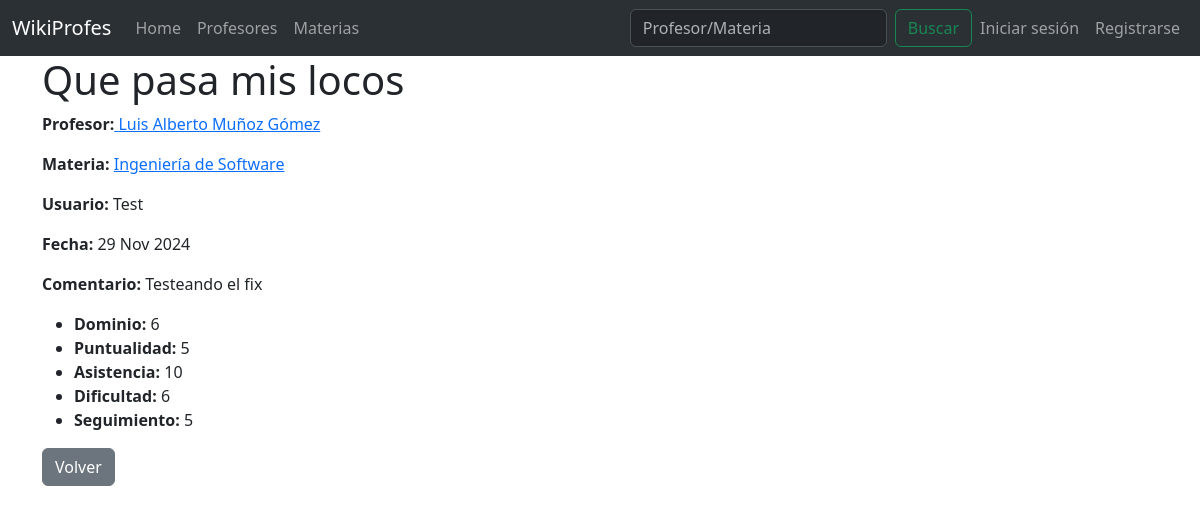
The app's page /8/ with its own data.
### publicacion/models.py (models this page shows, shortened)
class Publicacion(models.Model):
    profesor = models.ForeignKey(Profesor, on_delete=models.CASCADE)
    materia = models.ForeignKey(Materia, on_delete=models.CASCADE)
    usuario = models.ForeignKey(User, on_delete=models.CASCADE)
    titulo = models.CharField(max_length=80)
    fecha = models.DateField(auto_now_add=True)
    comentario = models.TextField(max_length=2000)
    dominio = models.IntegerField()
    puntualidad = models.IntegerField()
    asistencia = models.IntegerField()
    dificultad = models.IntegerField()
    seguimiento = models.IntegerField()

### profesor/models.py (models this page shows, shortened)
class Profesor(models.Model):
    nombre = models.CharField(max_length=80)
    usuarios = models.ManyToManyField(User, through='publicacion.Publicacion')

### materia/models.py (models this page shows, shortened)
class Materia(models.Model):
    clave = models.CharField(max_length=10)
    nombre = models.CharField(max_length=80)
    departamento = models.CharField(max_length=50)
    profesores = models.ManyToManyField(Profesor, through='publicacion.Publicacion')
    usuarios = models.ManyToManyField(User, through='publicacion.Publicacion')

### publicacion/views.py (the view)
# urls.py: path('<int:pk>/', views.DetallePublicacionView.as_view(), name='detalle'),
class DetallePublicacionView(generic.DetailView):
    model = Publicacion
    template_name = 'profesor/detalle_publicacion.html'
    context_object_name = 'publicacion'

### templates/profesor/detalle_publicacion.html (shortened to what this page needs)
{% extends "base.html" %}
{% block content %}
<div class="container">
    <h1>{{ publicacion.titulo }}</h1>
    <p><strong>Profesor:</strong><a href="{% url 'publicacion:profesor' publicacion.profesor.id %}"> {{ publicacion.profesor.nombre }}</a></p>
    <p><strong>Materia:</strong> <a href="{% url 'publicacion:materia' publicacion.materia.id %}"> {{ publicacion.materia.nombre }}</a></p>
    <p><strong>Usuario:</strong> {{ publicacion.usuario }}</p>
    <p><strong>Fecha:</strong> {{ publicacion.fecha|date:"d M Y" }}</p>
    <p><strong>Comentario:</strong> {{ publicacion.comentario }}</p>
    <ul>
        <li><strong>Dominio:</strong> {{ publicacion.dominio }}</li>
        <li><strong>Puntualidad:</strong> {{ publicacion.puntualidad }}</li>
        <li><strong>Asistencia:</strong> {{ publicacion.asistencia }}</li>
        <li><strong>Dificultad:</strong> {{ publicacion.dificultad }}</li>
        <li><strong>Seguimiento:</strong> {{ publicacion.seguimiento }}</li>
    </ul>
    <a href="javascript:history.back()" class="btn btn-secondary">Volver</a>
</div>
{% endblock content %}

### records on screen
Publicacion: titulo "Que pasa mis locos", profesor.nombre "Luis Alberto Muñoz Gómez", materia.nombre "Ingeniería de Software", usuario "Test", fecha "29 Nov 2024", comentario "Testeando el fix", dominio "6", puntualidad "5", asistencia "10", dificultad "6", seguimiento "5"
